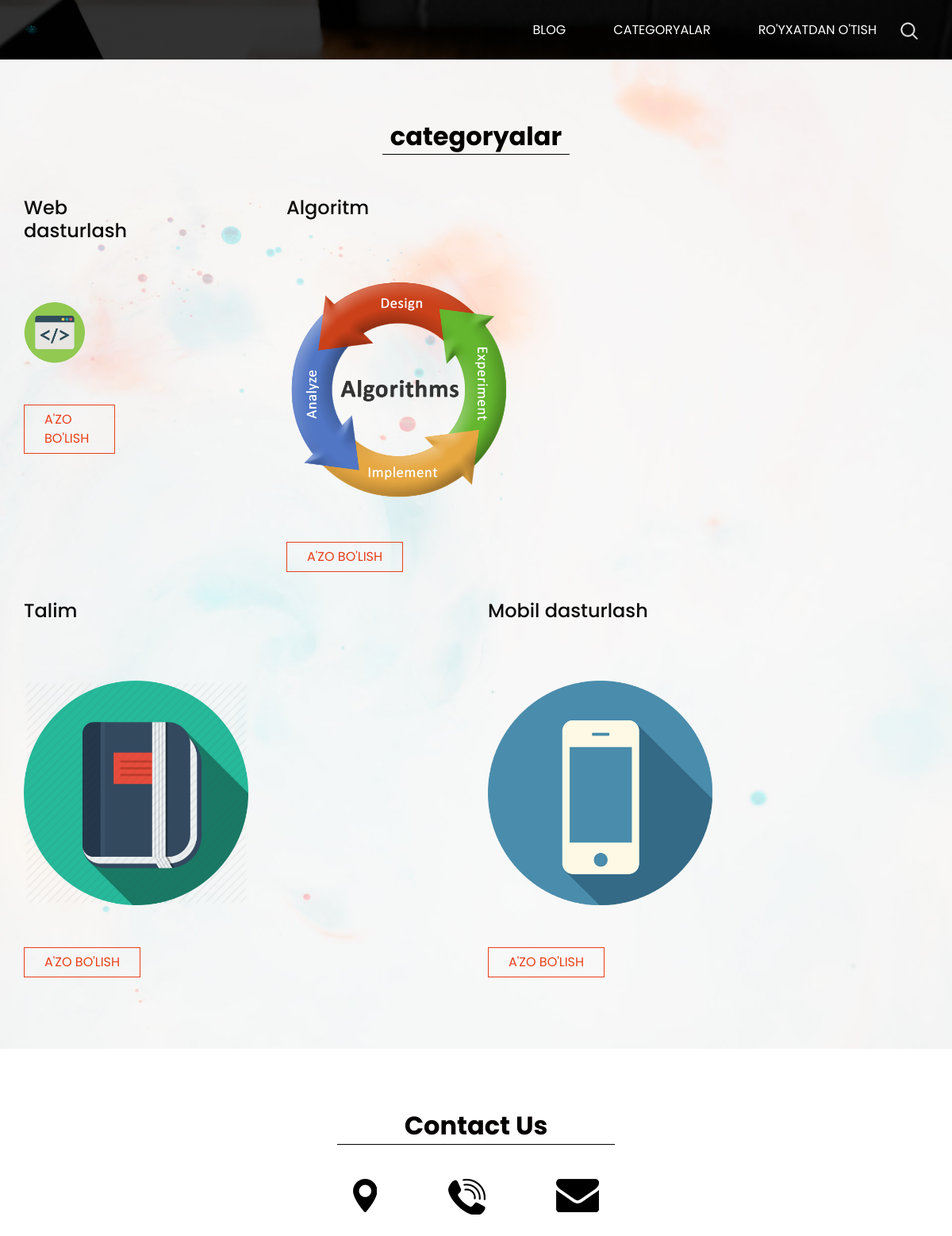
Page /categories/ on the committed database.
### blogapp/models.py (models this page shows, shortened)
class Category(models.Model):
    name = models.CharField(max_length=100)
    slug = models.SlugField(max_length=100, unique=True)
    created_at = models.DateTimeField(auto_now_add=True)
    user = models.ManyToManyField(UserProfile)
    image = models.ImageField(upload_to='category/%Y/%m/%d/')
    content = models.TextField()

### blogapp/views.py (the view)
# urls.py: path('categories/', CategoryList.as_view(), name='category_list'),
class CategoryList(BasicView, View):
    def get(self, request):
        context = {
            'categories':self.category(),
            'tags':self.tag(),
        }
        return render(request, "category_list.html",context)

### blogapp/views.py (called while the page is built)
    def category(self):
        return Category.objects.all()

    def tag(self):
        return Tag.objects.all()

### templates/category_list.html (shortened to what this page needs)
<!DOCTYPE html>
{% load static %}
<html>
<head>
  <link rel="stylesheet" type="text/css"
    href="https://cdnjs.cloudflare.com/ajax/libs/OwlCarousel2/2.1.3/assets/owl.carousel.min.css" />
  <link rel="stylesheet" href="https://maxcdn.bootstrapcdn.com/font-awesome/4.3.0/css/font-awesome.min.css">
  <link rel="stylesheet" type="text/css" href="{% static 'css/bootstrap.css' %}" />
  <link href="{% static 'css/style.css' %}" rel="stylesheet" />
  <link href="{% static 'css/responsive.css' %}" rel="stylesheet" />
</head>
<body class="sub_page">
  <div class="hero_area">
    <header class="header_section">
      <div class="container">
        <nav class="navbar navbar-expand-lg custom_nav-container pt-3">
          <a class="navbar-brand mr-5" href="index.html">
            <img src="{% static 'images/rb_93187.png' %}" alt="">
          </a>
          <div class="collapse navbar-collapse" id="navbarSupportedContent">
            <div class="d-flex ml-auto flex-column flex-lg-row align-items-center">
              <ul class="navbar-nav  ">
                <li class="nav-item ">
                  <a class="nav-link" href="{% url 'home' %}">Blog<span class="sr-only">(current)</span></a>
                </li>
                <li class="nav-item active">
                  <a class="nav-link" href="{% url 'category_list' %}">Categoryalar</a>
                </li>
                <li class="nav-item">
                  <a class="nav-link" href="{% url 'register' %}">Ro'yxatdan o'tish</a>
                </li>
              </ul>
              <form class="form-inline">
                <button class="btn  my-2 my-sm-0 nav_search-btn" type="submit"></button>
              </form>
            </div>
          </div>
        </nav>
      </div>
    </header>
  </div>
  <div class="body_bg layout_padding">
    <section class="service_section ">
      <div class="container">
        <div class="heading_container">
          <h2>
            categoryalar
          </h2>
        </div>
      </div>
      <div class="container">
        <div class="row">
          <form action="" method="POST" enctype="multipart/form-data">
          {% for category in categories %}
          <div class="col-md-6">
            <div class="box">
              <h4>
                 {{category.name}}
                <br><br><br>
                <img src="{{category.image.url}}" style="width:60%; height: 20%;">
                 <br><br>
              </h4>
              <a href="{% url 'login' %}">
                A'zo bo'lish
              </a>
            </div>
          </div>
        </form>
          {% endfor %}
        </div>
        </div>
    </section>
</div>
  <section class="info_section layout_padding">
    <div class="footer_contact">
      <div class="heading_container">
        <h2>
          Contact Us
        </h2>
      </div>
      <div class="box">
        <a href="" class="img-box">
          <img src="{% static 'images/location.png' %}" alt="" class="img-1">
        </a>
        <a href="" class="img-box">
          <img src="{% static 'images/call.png' %}" alt="" class="img-1">
        </a>
        <a href="" class="img-box">
          <img src="{% static 'images/envelope.png' %}" alt="" class="img-1">
        </a>
      </div>
    </div>
  </section>
</body>
</html>

### static/css/style.css (style rules this page uses)
body { font-family: 'Poppins', sans-serif; color: #0c0c0c; background-color: #ffffff; }
.layout_padding { padding: 75px 0; }
.heading_container { display: -webkit-box; display: -ms-flexbox; display: flex; }
.heading_container h2 { font-weight: bold; color: #050000; padding: 3px 10px; border-bottom: 1px solid #000000; }
.hero_area { height: 100vh; background-image: url('/static/images/hero-bg.jpg'); background-size: cover; }
.sub_page .hero_area { height: auto; }
.custom_nav-container.navbar-expand-lg .navbar-nav .nav-item .nav-link { padding: 10px 30px; color: #ffffff; text-align: center; text-transform: uppercase; }
a, a:hover, a:focus { text-decoration: none; }
.btn, .btn:focus { outline: none !important; -webkit-box-shadow: none; box-shadow: none; }
.custom_nav-container .nav_search-btn { background-image: url('static/images/search-icon.png'); background-size: 22px; background-repeat: no-repeat; background-position-y: 7px; width: 35px; height: 35px; padding: 0; border: none; }
.navbar-brand { display: -webkit-box; display: -ms-flexbox; display: flex; -webkit-box-align: center; -ms-flex-align: center; align-items: center; }
.navbar-brand img { width: 20px; margin-right: 5px; }
.custom_nav-container { z-index: 99999; padding: 15px 0; }
.body_bg { background-image: url('satic/images/body_bg.jpg'); background-size: cover; }
.service_section .heading_container { -webkit-box-pack: center; -ms-flex-pack: center; justify-content: center; margin-bottom: 25px; }
.service_section .box { display: -webkit-box; display: -ms-flexbox; display: flex; -webkit-box-orient: vertical; -webkit-box-direction: normal; -ms-flex-direction: column; flex-direction: column; -webkit-box-align: start; -ms-flex-align: start; align-items: flex-start; margin: 15px 0; width: 85%; }
.service_section .box h4 { margin-top: 5px; }
.service_section .box a { padding: 6px 25px; border: 1px solid #e93f1a; color: #e93f1a; text-transform: uppercase; }
.info_section { display: -webkit-box; display: -ms-flexbox; display: flex; -webkit-box-pack: center; -ms-flex-pack: center; justify-content: center; }
.info_section .footer_contact { width: 350px; }
.info_section .footer_contact .heading_container h2 { width: 100%; text-align: center; }
.info_section .footer_contact .box { display: -webkit-box; display: -ms-flexbox; display: flex; -webkit-box-pack: justify; -ms-flex-pack: justify; justify-content: space-between; padding: 35px 20px 0 20px; }

### static/css/responsive.css (style rules this page uses)
@media (min-width: 1200px) { .container { max-width: 1170px; } }

### rows in the picture
Category: name "Web dasturlash", image (picture)
Category: name "Algoritm", image (picture)
Category: name "Talim", image (picture)
Category: name "Mobil dasturlash", image (picture)
